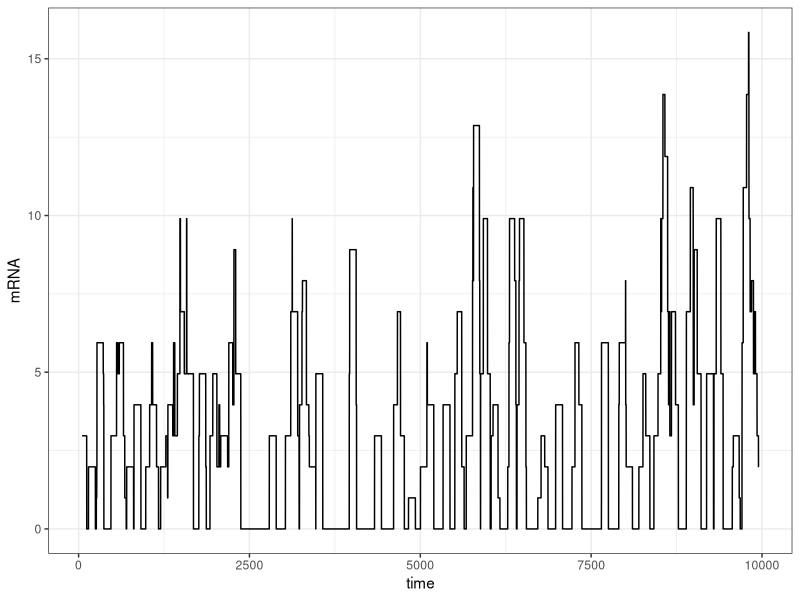
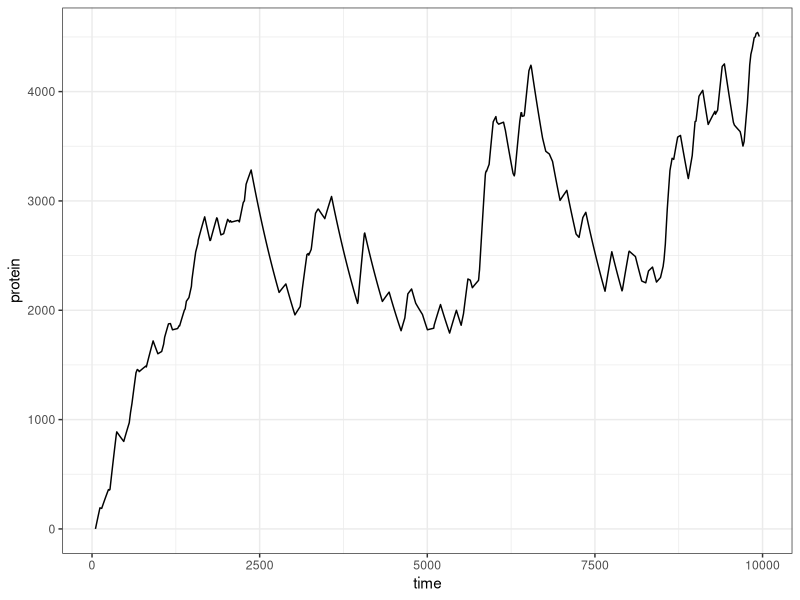

The R source for these figures, in order:

library(zoo)
library(ggplot2)

maxtime = 10000
nr_events = 100
smooth_window_size=101

timeline = 1:maxtime
timeseries_mrna = rep(0,maxtime)
burst_times = round(runif(nr_events)*maxtime)
timeseries_mrna[burst_times] = round(runif(length(burst_times))*4+1)
timeseries_mrna = rollmean(timeseries_mrna,smooth_window_size)
newtimeline = timeline[(1+floor(smooth_window_size/2)):(length(timeline)-floor(smooth_window_size/2))]
    
ggplot(data.frame(time=newtimeline, mrna=100*timeseries_mrna)) + 
    geom_line(aes(x=time, y=mrna))+theme_bw()+ylab('mRNA')

prod_rate = 100
degr_rate = .001
timeseries_protein = c(0, rep(NA, length(timeseries_mrna)-1))
for (idx in 2:length(timeseries_mrna)) {
 
       timeseries_protein[idx] =  timeseries_protein[idx-1] + timeseries_mrna[idx]*prod_rate - timeseries_protein[idx-1]*degr_rate
    
}

ggplot(data.frame(time=newtimeline, mrna=100*timeseries_mrna)) + 
    geom_line(aes(x=time, y=timeseries_protein))+theme_bw()+ylab('protein')


